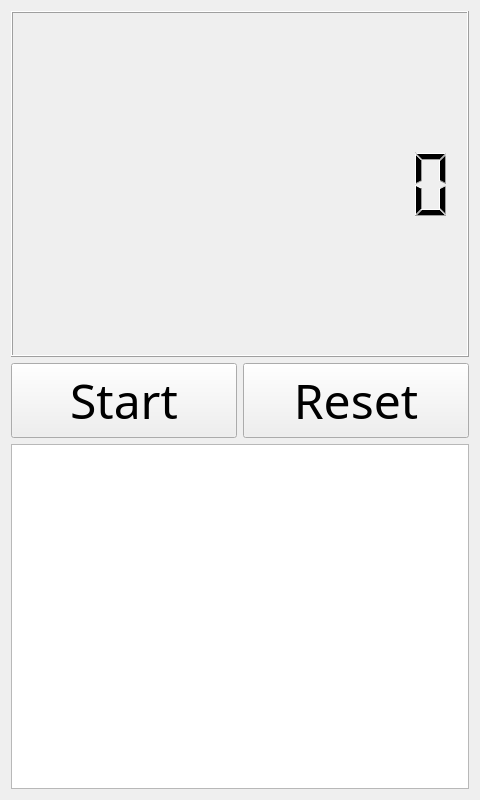
<?xml version="1.0" encoding="UTF-8"?>
<ui version="4.0">
 <class>MultiStop</class>
 <widget class="QMainWindow" name="MultiStop">
  <property name="geometry">
   <rect>
    <x>0</x>
    <y>0</y>
    <width>480</width>
    <height>800</height>
   </rect>
  </property>
  <property name="font">
   <font>
    <family>Droid Sans Mono</family>
    <pointsize>18</pointsize>
   </font>
  </property>
  <property name="windowTitle">
   <string>MultiStop</string>
  </property>
  <property name="windowIcon">
   <iconset resource="resource.qrc">
    <normaloff>:/logo.png</normaloff>:/logo.png</iconset>
  </property>
  <widget class="QWidget" name="centralWidget">
   <layout class="QGridLayout" name="gridLayout">
    <item row="1" column="0">
     <widget class="QPushButton" name="leftButton">
      <property name="sizePolicy">
       <sizepolicy hsizetype="MinimumExpanding" vsizetype="Preferred">
        <horstretch>0</horstretch>
        <verstretch>0</verstretch>
       </sizepolicy>
      </property>
      <property name="font">
       <font>
        <pointsize>36</pointsize>
       </font>
      </property>
      <property name="text">
       <string>Start</string>
      </property>
     </widget>
    </item>
    <item row="1" column="1">
     <widget class="QPushButton" name="rightButton">
      <property name="sizePolicy">
       <sizepolicy hsizetype="MinimumExpanding" vsizetype="Preferred">
        <horstretch>0</horstretch>
        <verstretch>0</verstretch>
       </sizepolicy>
      </property>
      <property name="font">
       <font>
        <pointsize>36</pointsize>
       </font>
      </property>
      <property name="text">
       <string>Reset</string>
      </property>
     </widget>
    </item>
    <item row="2" column="0" colspan="2">
     <widget class="QTableView" name="tableView">
      <property name="sizePolicy">
       <sizepolicy hsizetype="Expanding" vsizetype="Expanding">
        <horstretch>0</horstretch>
        <verstretch>0</verstretch>
       </sizepolicy>
      </property>
      <property name="font">
       <font>
        <pointsize>18</pointsize>
       </font>
      </property>
     </widget>
    </item>
    <item row="0" column="0" colspan="2">
     <widget class="QLCDNumber" name="lcdNumber">
      <property name="sizePolicy">
       <sizepolicy hsizetype="MinimumExpanding" vsizetype="MinimumExpanding">
        <horstretch>0</horstretch>
        <verstretch>0</verstretch>
       </sizepolicy>
      </property>
      <property name="font">
       <font>
        <family>Droid Sans Mono</family>
        <pointsize>18</pointsize>
        <weight>75</weight>
        <bold>true</bold>
       </font>
      </property>
      <property name="autoFillBackground">
       <bool>false</bool>
      </property>
      <property name="lineWidth">
       <number>1</number>
      </property>
      <property name="smallDecimalPoint">
       <bool>true</bool>
      </property>
      <property name="digitCount">
       <number>10</number>
      </property>
      <property name="segmentStyle">
       <enum>QLCDNumber::Filled</enum>
      </property>
      <property name="value" stdset="0">
       <double>0.000000000000000</double>
      </property>
      <property name="intValue" stdset="0">
       <number>0</number>
      </property>
     </widget>
    </item>
   </layout>
  </widget>
 </widget>
 <layoutdefault spacing="6" margin="11"/>
 <resources>
  <include location="resource.qrc"/>
 </resources>
 <connections/>
</ui>
